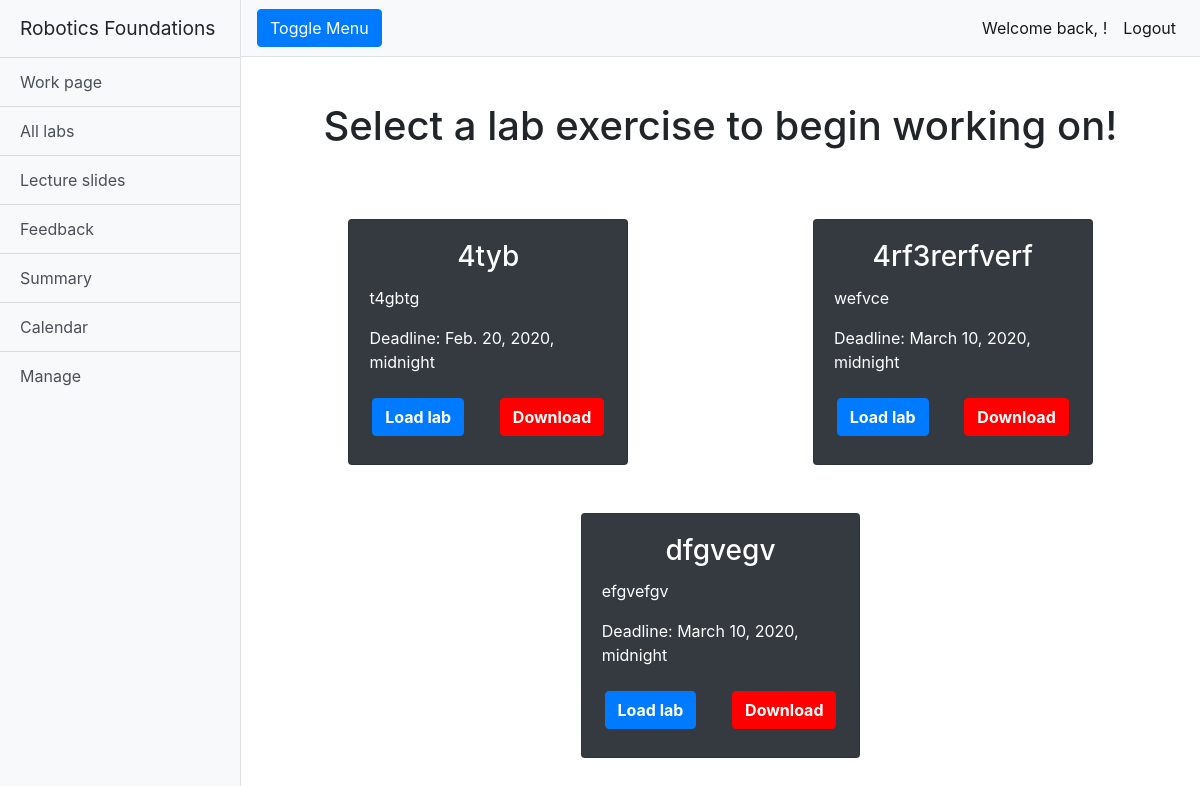
/rfwa/alllabs/ (signed in), run on an earlier commit of the app's database.
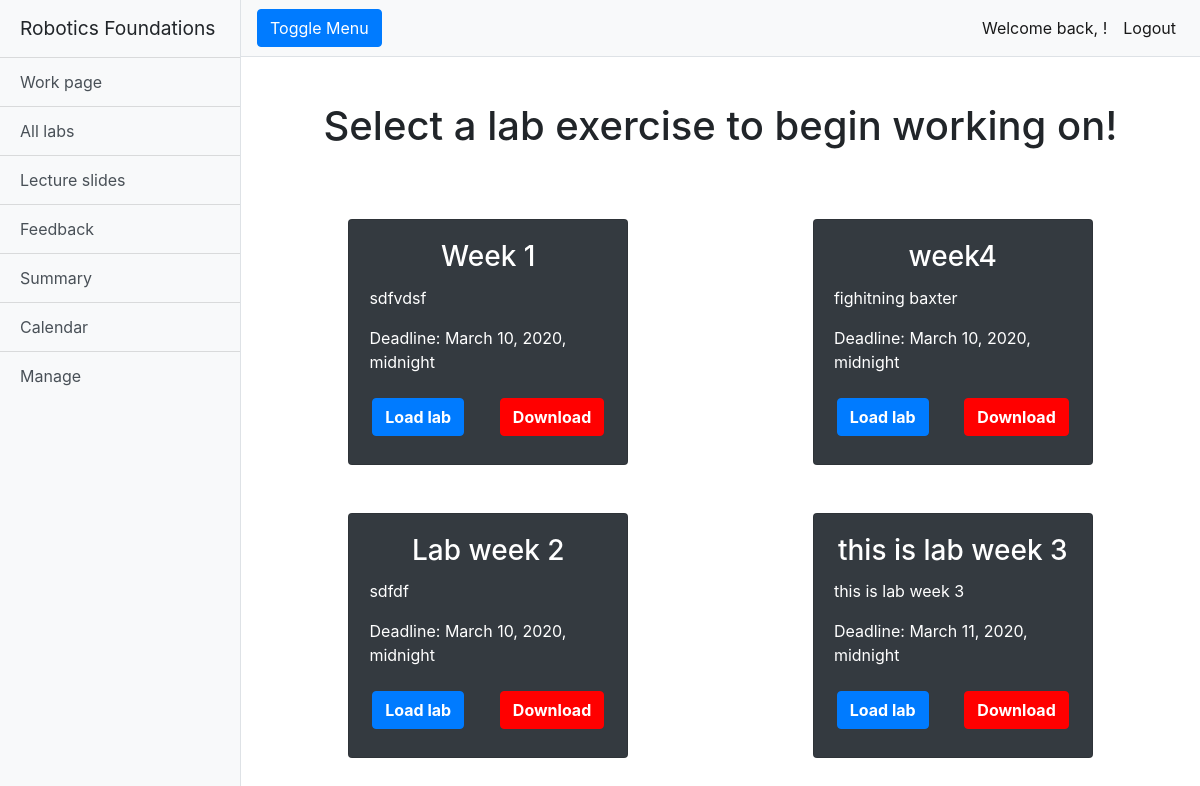
And on a later commit of the database.
### rfwa/models.py (models this page shows, shortened)
class Lab(models.Model):
    name = models.CharField(max_length=128)
    description = models.TextField(max_length=2048)
    open_Date = models.DateTimeField(timezone.now())
    close_Date = models.DateTimeField(timezone.now())
    lab_Files = models.FileField(upload_to='labs/')
    slug = models.SlugField(primary_key=True, blank=True)

### rfwa/views.py (the view)
# urls.py: path('alllabs/', views.alllabs, name='alllabs'),
@login_required
def alllabs(request):
    labs = Lab.objects.order_by('open_Date')
    return render(request, 'rfwa/alllabs.html', {'labs': labs})

### templates/rfwa/alllabs.html (shortened to what this page needs)
{% extends "rfwa/base.html" %}
{% load staticfiles %}
{% block extra_head %}
<link href="{% static 'css/button.css' %}" rel="stylesheet">
{% endblock %}
{% block body_block %}
<div class="container-fluid">
  <h1 class="mt-4">Select a lab exercise to begin working on!</h1>
  {% if labs %}
  <div class="container-fluid mt-5">
    {% for lab in labs %}
    {% cycle 'row' '' as row silent %}
    {% if row %}
    <div class="row justify-content-around">
      {% endif %}
      <div class="col-sm-10 col-md-10 col-lg-4 mb-5">
        <div class="card bg-dark text-white mx-auto">
          <div class="card-body text-center">
            <h3 class="card-title">{{lab.name}}</h3>
            <p class="card-text text-left">{{lab.description}}</p>
            <p class="card-text text-left">Deadline: {{lab.close_Date}}</p>
            <div class="row pb-2 justify-content-around mt-4">
              <button class="btn btn-primary font-weight-bold load-lab-button" value="{{ lab.lab_Files.path }}">Load
                lab</button>
              <a class="btn btn-primary-red font-weight-bold" href="{% url  'download_lab' lab.slug %}"
                onclick="return confirm('Download {{ lab.name }}?')">Download</a>
            </div>
          </div>
        </div>
      </div>
      {% if not row %}
    </div>
    {% endif %}
    {% endfor %}
    {% else %}
    <h2 class="text-center mt-5">There are no labs uploaded.</h2>
    {% endif %}
  </div>
</div>
{% endblock %}

What changed in the data, as far as the page shows it:
removed Lab: name "4tyb", description "t4gbtg", close_Date "Feb. 20, 2020, midnight"
removed Lab: name "4rf3rerfverf", description "wefvce", close_Date "March 10, 2020, midnight"
removed Lab: name "dfgvegv", description "efgvefgv", close_Date "March 10, 2020, midnight"
added Lab: name "Week 1", description "sdfvdsf", close_Date "March 10, 2020, midnight"
added Lab: name "week4", description "fighitning baxter", close_Date "March 10, 2020, midnight"
added Lab: name "Lab week 2", description "sdfdf", close_Date "March 10, 2020, midnight"
added Lab: name "this is lab week 3", description "this is lab week 3", close_Date "March 11, 2020, midnight"
